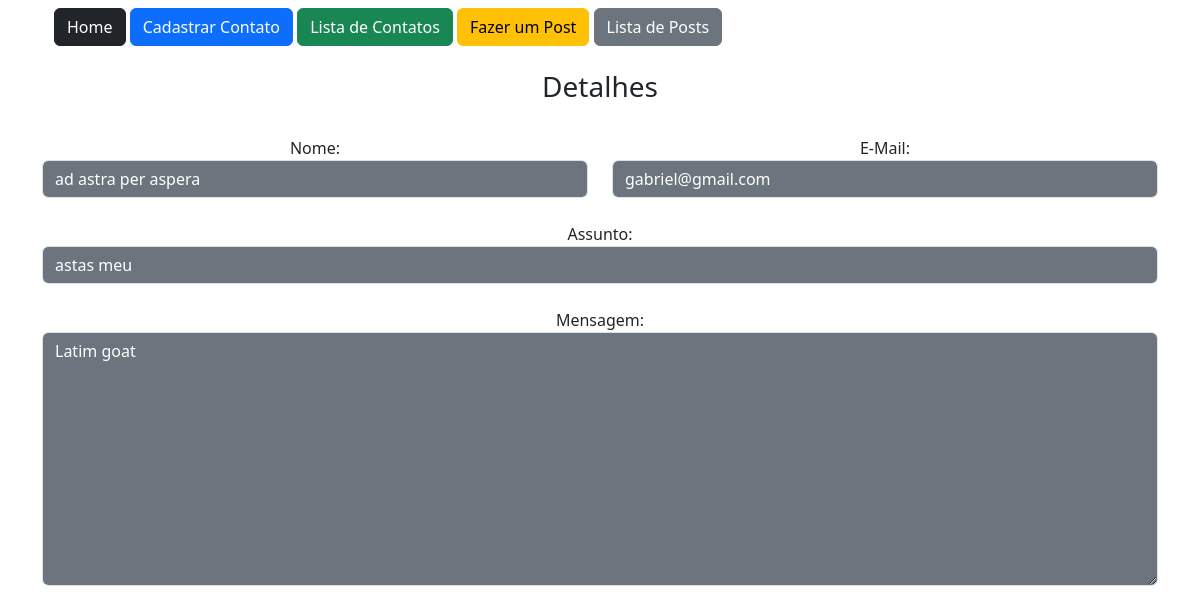
/contato/1 (signed in), run on the app's committed database.
### app/models.py (models this page shows)
class Contato(db.Model):
    id = db.Column(db.Integer, primary_key=True)
    data_envio = db.Column(db.DateTime, default=datetime.now)
    nome = db.Column(db.String, nullable=True)
    email = db.Column(db.String, nullable=True)
    assunto = db.Column(db.String, nullable=True)
    mensagem = db.Column(db.String, nullable=True)
    respondido = db.Column(db.Integer, default=0)

### app/view.py (the view)
@app.route('/contato/<int:id>')
@login_required
def contatoDetail(id):
    obj=Contato.query.get(id)
    return render_template('contato_detail.html', obj=obj)

### app/models.py (called while the page is built)
@login_manager.user_loader
def load_user(user_id):
    return User.query.get(int(user_id))

### app/templates/contato_detail.html
{% extends 'base.html' %}
{% block content %}
    <div class="container">
        {% include 'nav.html' %}
        <div class="row mt-4 text-center">
            <h3>Detalhes</h3>
            <div class="col-md-6 mt-4 text-center">
                Nome:
                <input type="text" value="{{obj.nome}}" class="form-control bg-secondary text-white" radeonly>
            </div>
            <div class="col-md-6 mt-4 text-center">
                E-Mail:
                <input type="text" value="{{obj.email}}" class="form-control bg-secondary text-white" radeonly>
            </div>
            <div class="col-md-12 mt-4 text-center">
                Assunto:
                <input type="text" value="{{obj.assunto}}" class="form-control bg-secondary text-white" radeonly>
            </div>
            <div class="col-md-12 mt-4 text-center">
                Mensagem:
                <textarea type="text" rows="10" class="form-control bg-secondary text-white" redeonly>{{obj.mensagem}}</textarea>
            </div>
        </div>
    </div>
{% endblock %}

### data on the page
Contato: nome "ad astra per aspera", email "gabriel@gmail.com", assunto "astas meu", mensagem "Latim goat"
